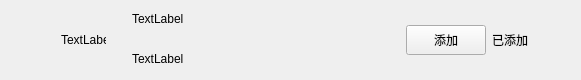
<?xml version="1.0" encoding="UTF-8"?>
<ui version="4.0">
 <class>ApplyFriendItem</class>
 <widget class="QWidget" name="ApplyFriendItem">
  <property name="geometry">
   <rect>
    <x>0</x>
    <y>0</y>
    <width>581</width>
    <height>80</height>
   </rect>
  </property>
  <property name="maximumSize">
   <size>
    <width>16777215</width>
    <height>80</height>
   </size>
  </property>
  <property name="windowTitle">
   <string>Form</string>
  </property>
  <layout class="QHBoxLayout" name="horizontalLayout">
   <property name="topMargin">
    <number>0</number>
   </property>
   <property name="rightMargin">
    <number>0</number>
   </property>
   <property name="bottomMargin">
    <number>0</number>
   </property>
   <item>
    <spacer name="horizontalSpacer">
     <property name="orientation">
      <enum>Qt::Horizontal</enum>
     </property>
     <property name="sizeType">
      <enum>QSizePolicy::Fixed</enum>
     </property>
     <property name="sizeHint" stdset="0">
      <size>
       <width>50</width>
       <height>20</height>
      </size>
     </property>
    </spacer>
   </item>
   <item>
    <widget class="QLabel" name="icon_lb">
     <property name="minimumSize">
      <size>
       <width>45</width>
       <height>45</height>
      </size>
     </property>
     <property name="maximumSize">
      <size>
       <width>45</width>
       <height>45</height>
      </size>
     </property>
     <property name="text">
      <string>TextLabel</string>
     </property>
    </widget>
   </item>
   <item>
    <widget class="QWidget" name="widget" native="true">
     <layout class="QHBoxLayout" name="horizontalLayout_2">
      <property name="topMargin">
       <number>2</number>
      </property>
      <property name="bottomMargin">
       <number>2</number>
      </property>
      <item>
       <widget class="QWidget" name="widget_2" native="true">
        <property name="minimumSize">
         <size>
          <width>200</width>
          <height>0</height>
         </size>
        </property>
        <property name="maximumSize">
         <size>
          <width>16777215</width>
          <height>16777215</height>
         </size>
        </property>
        <layout class="QVBoxLayout" name="verticalLayout">
         <property name="spacing">
          <number>10</number>
         </property>
         <property name="leftMargin">
          <number>11</number>
         </property>
         <property name="topMargin">
          <number>2</number>
         </property>
         <property name="rightMargin">
          <number>11</number>
         </property>
         <property name="bottomMargin">
          <number>2</number>
         </property>
         <item>
          <widget class="QLabel" name="user_name_lb">
           <property name="sizePolicy">
            <sizepolicy hsizetype="Expanding" vsizetype="Preferred">
             <horstretch>0</horstretch>
             <verstretch>0</verstretch>
            </sizepolicy>
           </property>
           <property name="minimumSize">
            <size>
             <width>100</width>
             <height>30</height>
            </size>
           </property>
           <property name="maximumSize">
            <size>
             <width>16777215</width>
             <height>30</height>
            </size>
           </property>
           <property name="text">
            <string>TextLabel</string>
           </property>
          </widget>
         </item>
         <item>
          <widget class="QLabel" name="user_chat_lb">
           <property name="sizePolicy">
            <sizepolicy hsizetype="Expanding" vsizetype="Preferred">
             <horstretch>0</horstretch>
             <verstretch>0</verstretch>
            </sizepolicy>
           </property>
           <property name="minimumSize">
            <size>
             <width>100</width>
             <height>30</height>
            </size>
           </property>
           <property name="maximumSize">
            <size>
             <width>16777215</width>
             <height>30</height>
            </size>
           </property>
           <property name="text">
            <string>TextLabel</string>
           </property>
          </widget>
         </item>
        </layout>
       </widget>
      </item>
      <item>
       <spacer name="horizontalSpacer_3">
        <property name="orientation">
         <enum>Qt::Horizontal</enum>
        </property>
        <property name="sizeHint" stdset="0">
         <size>
          <width>40</width>
          <height>20</height>
         </size>
        </property>
       </spacer>
      </item>
      <item>
       <widget class="ClickedBtn" name="addBtn">
        <property name="minimumSize">
         <size>
          <width>80</width>
          <height>30</height>
         </size>
        </property>
        <property name="maximumSize">
         <size>
          <width>80</width>
          <height>30</height>
         </size>
        </property>
        <property name="text">
         <string>添加</string>
        </property>
       </widget>
      </item>
      <item>
       <widget class="QLabel" name="already_add_lb">
        <property name="minimumSize">
         <size>
          <width>40</width>
          <height>0</height>
         </size>
        </property>
        <property name="text">
         <string>已添加</string>
        </property>
       </widget>
      </item>
      <item>
       <spacer name="horizontalSpacer_2">
        <property name="orientation">
         <enum>Qt::Horizontal</enum>
        </property>
        <property name="sizeType">
         <enum>QSizePolicy::Fixed</enum>
        </property>
        <property name="sizeHint" stdset="0">
         <size>
          <width>40</width>
          <height>50</height>
         </size>
        </property>
       </spacer>
      </item>
     </layout>
    </widget>
   </item>
  </layout>
 </widget>
 <customwidgets>
  <customwidget>
   <class>ClickedBtn</class>
   <extends>QPushButton</extends>
   <header location="global">widgets/clickedbtn.h</header>
  </customwidget>
 </customwidgets>
 <resources/>
 <connections/>
</ui>
